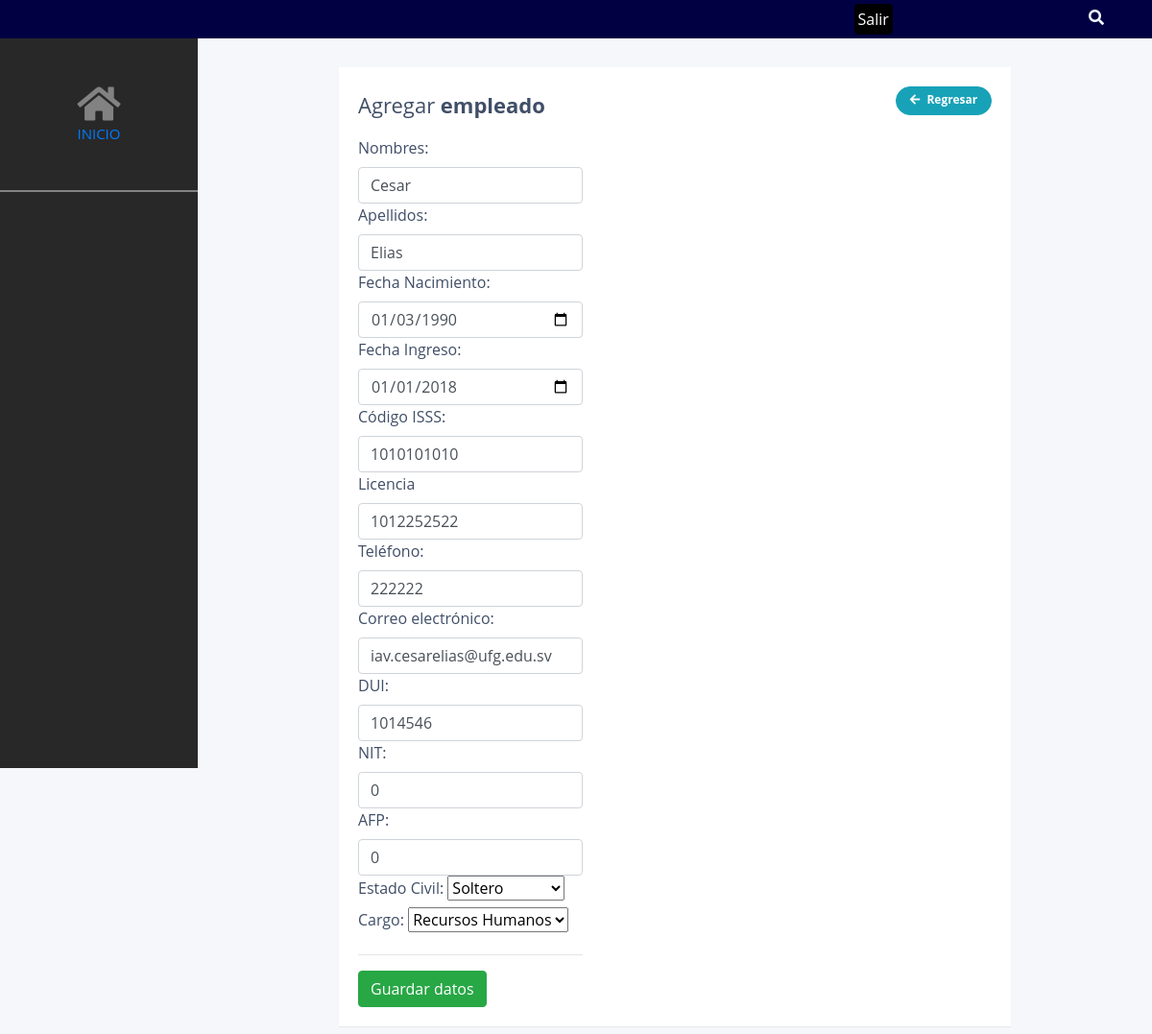
Before: /empleado_update.php?id=1 with the older database file.
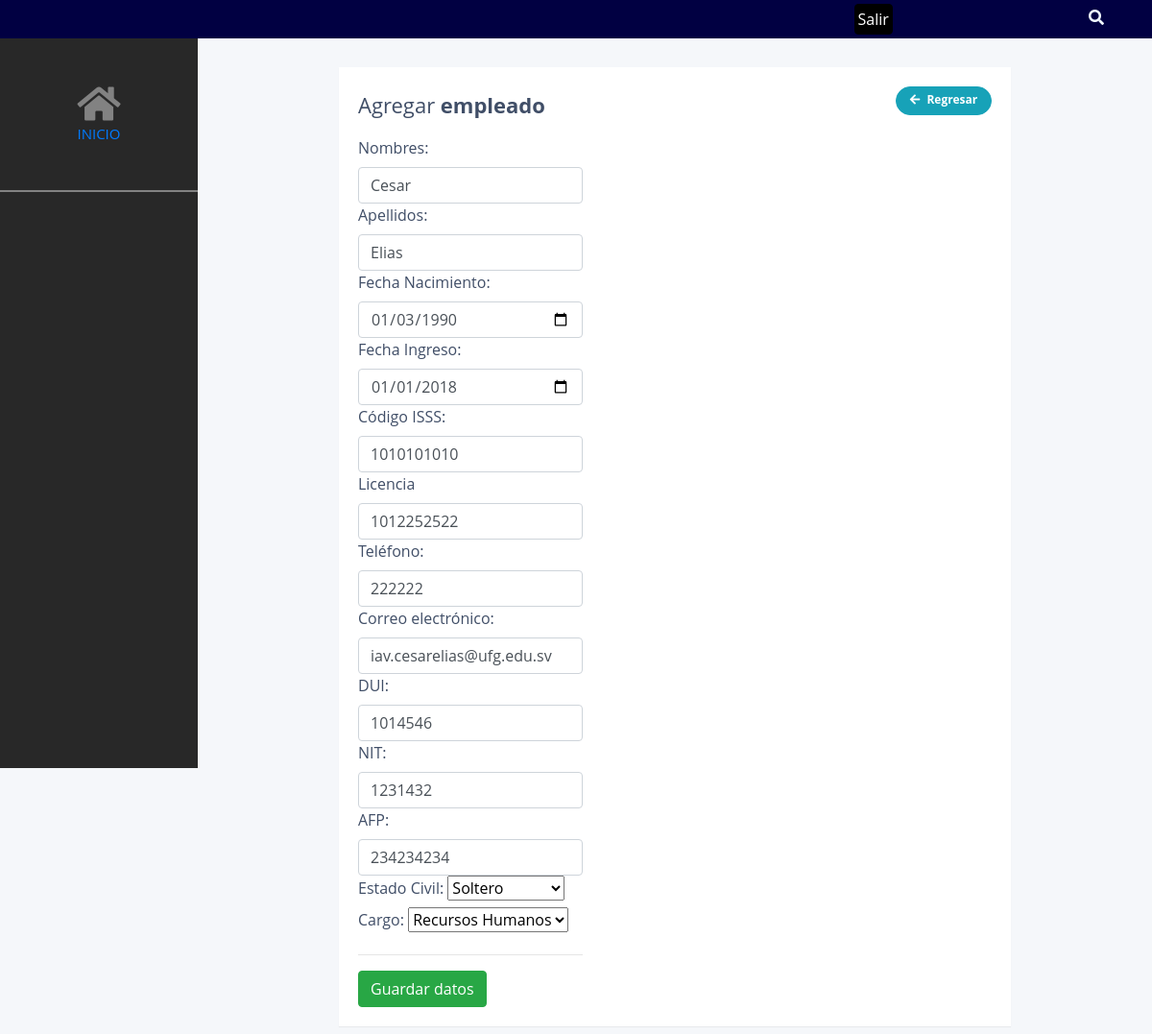
After: the same page with the newer database file.
### tables this page shows
CREATE TABLE `empleado` (
  `id_empleado` int(11) NOT NULL,
  `nombre` varchar(45) DEFAULT NULL,
  `apellido` varchar(45) DEFAULT NULL,
  `fecha_nac` date DEFAULT NULL,
  `fecha_ingreso` date DEFAULT NULL,
  `codigo_isss` varchar(11) DEFAULT NULL,
  `id_tipo_Licencia` varchar(16) DEFAULT NULL,
  `telefono` varchar(8) DEFAULT NULL,
  `email` varchar(45) DEFAULT NULL,
  `dui` varchar(9) DEFAULT NULL,
  `nit` varchar(14) DEFAULT NULL,
  `afp` varchar(11) DEFAULT NULL,
  `estadi_civil` varchar(45) DEFAULT NULL,
  `empleado_id` int(11) DEFAULT NULL,
  `cargo_id` int(11) NOT NULL,
  `estado` int(11) NOT NULL DEFAULT '1'
);

### conexion/database.php (called while the page is built, shortened)
<?php
	class Database{
		private $con;
		private $dbhost="localhost";
		private $dbuser="root";
		private $dbpass="";
		private $dbname="asi2";
		public function connect_db(){
			$this->con = mysqli_connect($this->dbhost, $this->dbuser, $this->dbpass, $this->dbname);
		}
		public function single_record($id){
			$sql = "SELECT * FROM empleado where id_empleado='$id'";
			$res = mysqli_query($this->con, $sql);
			$return = mysqli_fetch_object($res );
			return $return ;
		}
		public function ReadCargo(){
			$sql = "SELECT * FROM cargo where estado = 1";
			$res = mysqli_query($this->con, $sql);
			return $res;
		}
	}
?>

### empleado_update.php (the view, shortened to what this page needs)
<?php
	if (isset($_GET['id'])){
		$id=intval($_GET['id']);
	} else {
		header("location:dashboard.php");
	}
	include 'header.php';
	$empleado= new Database();
	$datos_empleado=$empleado->single_record($id);
		?>
        <div class="menu">
            <div class="home">
                <i class="fas fa-home"></i>
                <span><a href="/">INICIO</a></span>
            </div>
        </div>
		<div class="container">
			<div class="table-wrapper">
				<div class="table-title">
					<div class="row">
						<div class="col-sm-8"><h2>Agregar <b>empleado</b></h2></div>
						<div class="col-sm-4">
							<a href="empleado_listar.php" class="btn btn-info add-new"><i class="fa fa-arrow-left"></i> Regresar</a>
						</div>
					</div>
				</div>
				<div class="row">
					<form method="post">
						<div class="col-md-12">
							<label>Nombres:</label>
							<input type="text" name="nombres" id="nombres" class='form-control' maxlength="45" value="<?php echo $datos_empleado->nombre;?>" required >
						</div>
						<div class="col-md-12">
							<label>Apellidos:</label>
							<input type="text" name="apellidos" id="apellidos" class='form-control' maxlength="45" value="<?php echo $datos_empleado->apellido;?>" required>
						</div>
						<div class="col-md-12">
							<label>Fecha Nacimiento:</label>
							<input type="date" name="fecha_nac" id="fecha_nac" class='form-control' value="<?php echo $datos_empleado->fecha_nac;?>" required>
						</div>
						<div class="col-md-12">
							<label>Fecha Ingreso:</label>
							<input type="date" name="fecha_ingreso" id="fecha_ingreso" class='form-control' value="<?php echo $datos_empleado->fecha_ingreso;?>" required>
						</div>
						<div class="col-md-12">
							<label>Código ISSS:</label>
							<input type="number" name="codigo_isss" id="codigo_isss" class='form-control' maxlength="11" value="<?php echo $datos_empleado->codigo_isss;?>" required>
						</div>
						<div class="col-md-12">
							<label>Licencia</label>
							<input type="number" name="id_tipo_licencia" id="id_tipo_licencia" class='form-control' maxlength="16" value="<?php echo $datos_empleado->id_tipo_Licencia;?>" required>
						</div>
						<div class="col-md-12">
							<label>Teléfono:</label>
							<input type="text" name="telefono" id="telefono" class='form-control' maxlength="8" value="<?php echo $datos_empleado->telefono;?>" required >
						</div>
						<div class="col-md-12">
							<label>Correo electrónico:</label>
							<input type="email" name="email" id="email" class='form-control' maxlength="45" value="<?php echo $datos_empleado->email;?>" required>
						</div>
						<div class="col-md-12">
							<label>DUI:</label>
							<input type="text" name="dui" id="dui" class='form-control' maxlength="9" value="<?php echo $datos_empleado->dui;?>" required >
						</div>
						<div class="col-md-12">
							<label>NIT:</label>
							<input type="text" name="nit" id="nit" class='form-control' maxlength="13" value="<?php echo $datos_empleado->nit;?>" required >
						</div>
						<div class="col-md-12">
							<label>AFP:</label>
							<input type="text" name="afp" id="afp" class='form-control' maxlength="11" value="<?php echo $datos_empleado->afp;?>" required >
						</div>
						<div class="col-md-12">
							<label>Estado Civil:</label>
							<select name="estadi_civil">
							  <option value="Soltero" <?php echo ($datos_empleado->estadi_civil=="Soltero") ?  "SELECTED" :"";?>>Soltero</option>
							</select>
						</div>
						<div class="col-md-12">
							<label>Cargo:</label>
							<select name="cargo_id">
								<?php
									$listadoCargo=$empleado->ReadCargo();
									var_dump($listadoCargo);
									while ($row=mysqli_fetch_object($listadoCargo)){
										echo '<option value="'.$row->id_cargo.'">'.$row->nom_Cargo.'</option>';
									}
								?>
							</select>
						</div>
						<div class="col-md-12 pull-right">
						<hr>
							<button type="submit" class="btn btn-success">Guardar datos</button>
						</div>
					</form>
				</div>
			</div>
		</div>
<?php include 'footer.php'; ?>

### header.php (shortened to what this page needs)
<?php
	require('conexion/database.php');
?>
<!DOCTYPE html>
<html lang="es">
<head>
    <link rel="stylesheet" href="css/bootstrap/bootstrap.min.css">
    <link rel="stylesheet" href="css/dashboard.css">
    <link rel="stylesheet" href="css/fontawesome/css/all.min.css">
	<link rel="stylesheet" href="css/custom.css">
</head>
<body>
    <header>
        <p><?php echo $_SESSION['nombre'] . " " .  $_SESSION['apellido']; ?><p>
        <div class="search">
            <button class="btn btn-primary">Salir</button>
            <i class="fas fa-search"></i>
        </div>
    </header>
    <div class="contenido">

### footer.php (shortened to what this page needs)
    </div>
</body>
</html>

### css/dashboard.css (style rules this page uses)
body { margin: 0; padding: o; }
header { width: 100%; height: 40px; background: #010042; color: aliceblue; display: flex; align-items: center; justify-content: space-between; }
p { margin-left: 60px; margin-top: 20px; }
.search { margin-right: 50px !important; }
.btn-primary { margin-right: 200px !important; background-color: #000 !important; border-color: #000 !important; padding: 3px !important; }
.contenido { width: 100%; display: flex; }
.menu { width: 250px; height: 95vh; background: #282828; color: #828282; font-size: 25px; }
.fa-home { font-size: 40px; }
span { font-size: 15px; }
.home { width: 100%; height: 160px; border-bottom: 2px solid; display: flex; justify-content: center; align-items: center; flex-direction: column; }

### css/custom.css (style rules this page uses)
body { color: #404E67; background: #F5F7FA; font-family: 'Open Sans', sans-serif; }
.table-wrapper { width: 700px; margin: 30px auto; background: #fff; padding: 20px; box-shadow: 0 1px 1px rgba(0,0,0,.05); }
.table-title { padding-bottom: 10px; margin: 0 0 10px; }
.table-title h2 { margin: 6px 0 0; font-size: 22px; }
.table-title .add-new { float: right; height: 30px; font-weight: bold; font-size: 12px; text-shadow: none; min-width: 100px; border-radius: 50px; line-height: 13px; }
.table-title .add-new i { margin-right: 4px; }

Changed rows visible on the page:
changed empleado "Cesar": nit "0" → "1231432"; afp "0" → "234234234"
